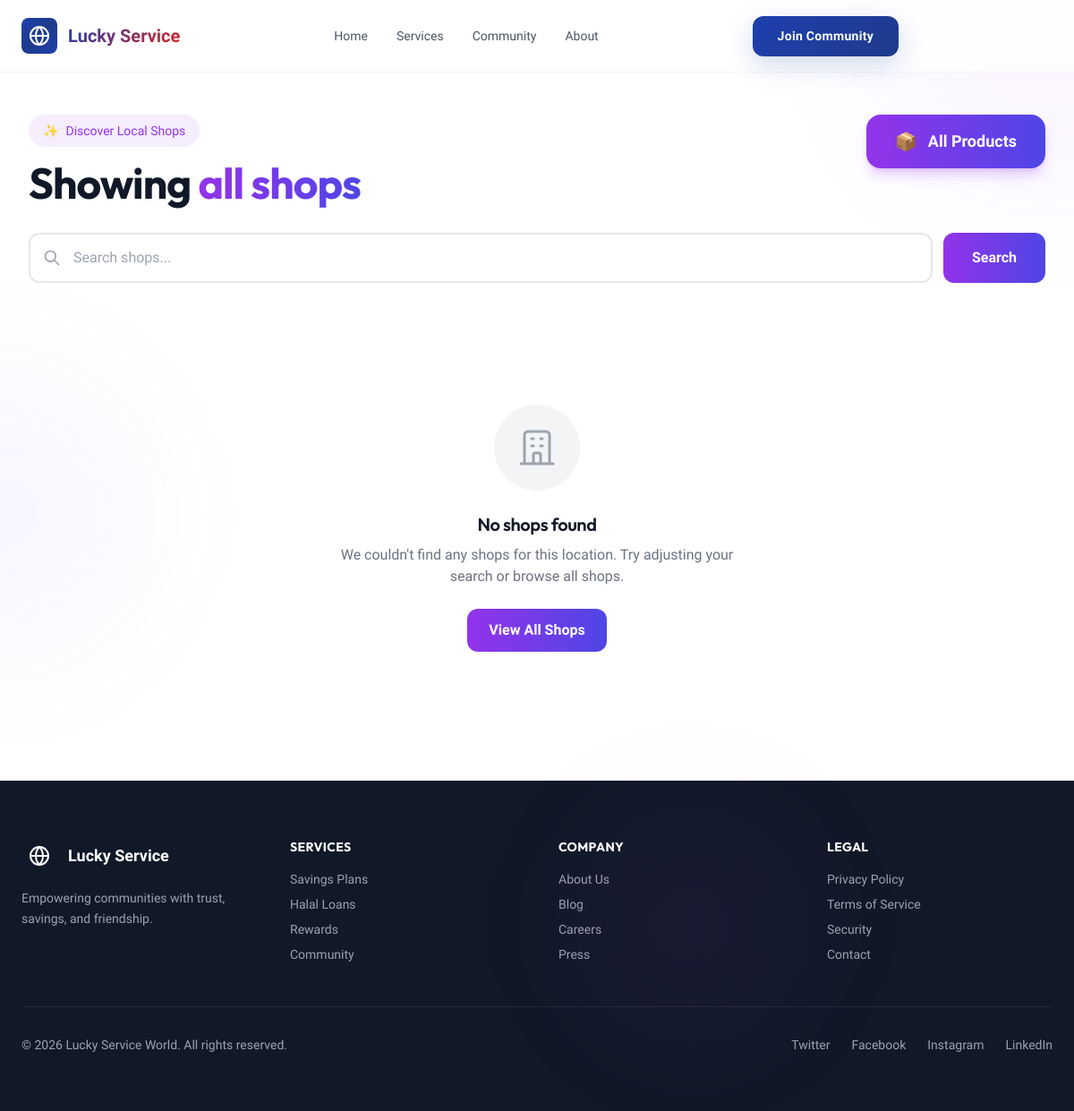
The page /shop on the database as committed earlier.
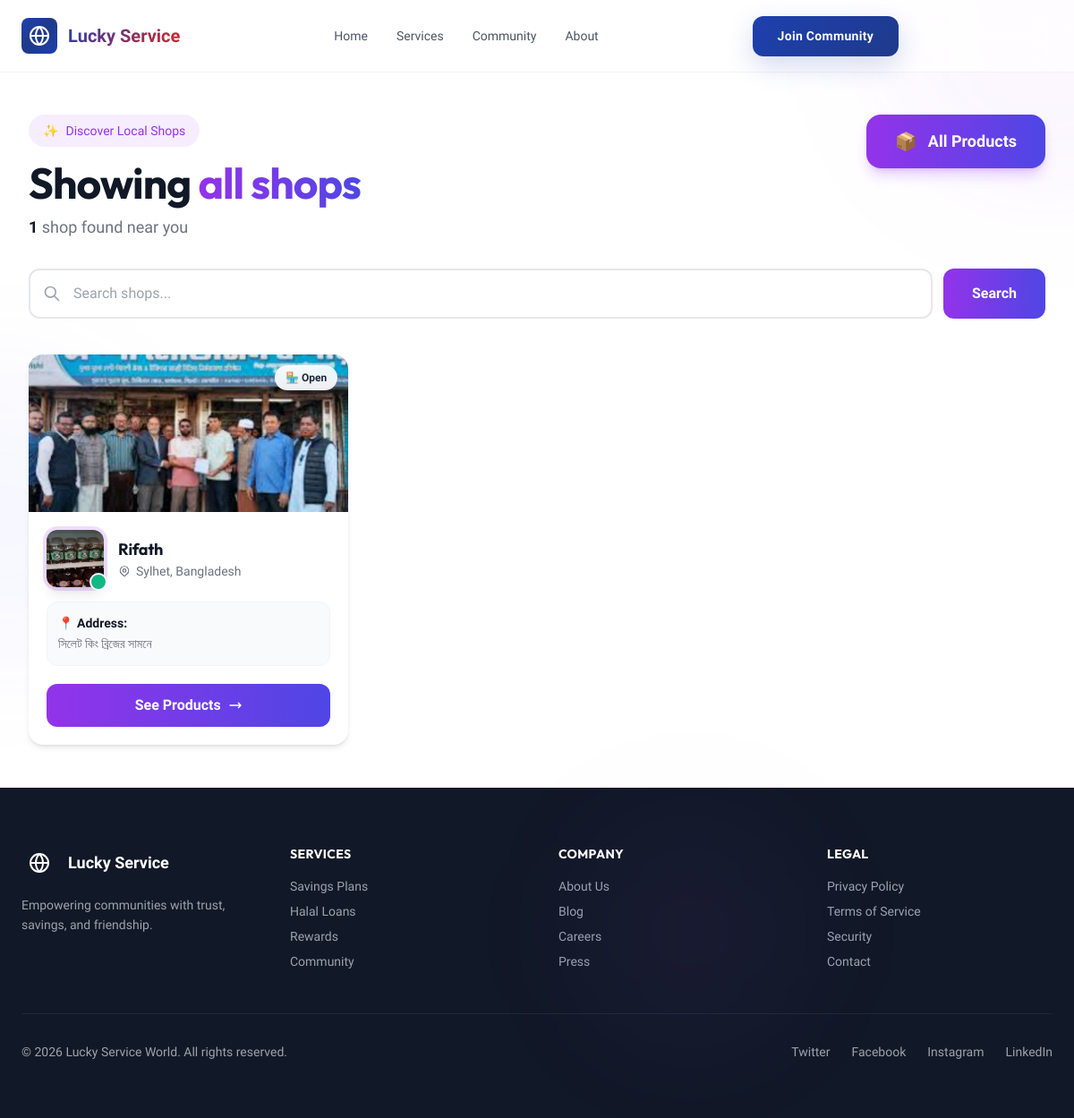
The same page on the database as committed later.
### base/models.py (models this page shows, shortened)
class BaseModel(models.Model):
    created_at = models.DateTimeField(auto_now_add=True)
    updated_at = models.DateTimeField(auto_now=True)
    is_active = models.BooleanField(default=True)
    class Meta:
        abstract = True
        ordering = ['-created_at']

class Shop(BaseModel):
    COUNTRY_CHOICES = [
        ('BD', 'Bangladesh'),
    ]
    DISTRICT_CHOICES = [
        ('Dhaka', 'Dhaka'),
        ('Chattogram', 'Chattogram'),
        ('Khulna', 'Khulna'),
        ('Rajshahi', 'Rajshahi'),
        ('Sylhet', 'Sylhet'),
        ('Barishal', 'Barishal'),
        ('Rangpur', 'Rangpur'),
    ]
    name = models.CharField(max_length=255)
    profile = models.ForeignKey(Profile, on_delete=models.CASCADE, null=True, blank=True)
    profile_pic = models.ImageField(
        upload_to='shops/profile_pics/',
        blank=True,
        null=True
    )
    shop_photo = models.ImageField(
        upload_to='shops/photos/',
        blank=True,
        null=True
    )
    country = models.CharField(
        max_length=5,
        choices=COUNTRY_CHOICES,
        default='BD'
    )
    district = models.CharField(
        max_length=50,
        choices=DISTRICT_CHOICES
    )
    location = models.CharField(
        max_length=255,
        help_text="Shop address / area"
    )
    google_map_link = models.URLField(
        blank=True,
        null=True
    )

### base/views.py (the view)
# urls.py: path('shop', shop),
def shop(request):
    country = request.GET.get('country')
    district = request.GET.get('district')
    shops = Shop.objects.all()
    if country:
        if country.lower() == 'bangladesh':
            shops = shops.filter(country='BD')
    if district:
        shops = shops.filter(district=district)
    context = {
        'shops': shops,
        'selected_country': country,
        'selected_district': district,
    }
    return render(request, 'shops.html', context)

### templates/shops.html (shortened to what the changed rows need)
{% extends 'landing.html' %}
{% block body %}
<div class="fixed inset-0 overflow-hidden pointer-events-none">
  <div class="absolute -top-40 -right-40 w-96 h-96 bg-purple-500/5 rounded-full blur-3xl"></div>
  <div class="absolute top-1/3 -left-40 w-80 h-80 bg-indigo-500/5 rounded-full blur-3xl"></div>
</div>
<main class="relative max-w-7xl mx-auto px-4 sm:px-6 lg:px-8 py-12">
  <div class="mb-10">
    <div class="flex flex-col lg:flex-row lg:items-start lg:justify-between gap-6 mb-8">
      <div class="flex-1">
        <div class="inline-flex items-center gap-2 px-4 py-2 rounded-full bg-purple-500/10 text-purple-600 text-sm font-medium mb-4">
          <span>✨</span>
          <span>Discover Local Shops</span>
        </div>
        <h1 class="text-3xl md:text-4xl lg:text-5xl font-bold text-gray-900 leading-tight">
          {% if selected_district %}
            Checkout all shops in
            <span class="bg-gradient-to-r from-purple-600 to-indigo-600 bg-clip-text text-transparent">
              {{ selected_district }}
            </span>, {{ selected_country|default:"Bangladesh" }}
          {% else %}
            Showing
            <span class="bg-gradient-to-r from-purple-600 to-indigo-600 bg-clip-text text-transparent">
            </span>
          {% endif %}
        </h1>
        {% if shops %}
          <p class="mt-3 text-gray-500 text-lg">
            <span class="font-semibold text-gray-900">{{ shops|length }}</span> shop{{ shops|length|pluralize }} found near you
          </p>
        {% endif %}
      </div>
    </div>
  </div>
  {% if shops %}
    <div class="grid grid-cols-1 md:grid-cols-2 lg:grid-cols-3 gap-6 lg:gap-8">
      {% for shop in shops %}
        <div class="group relative bg-white rounded-2xl overflow-hidden shadow-md hover:shadow-2xl hover:shadow-purple-500/10 transition-all duration-500 hover:-translate-y-2">
          <div class="relative h-44 overflow-hidden">
            {% if shop.shop_photo %}
              <img src="{{ shop.shop_photo.url }}" alt="{{ shop.name }}" class="w-full h-full object-cover transition-transform duration-700 group-hover:scale-110">
            {% endif %}
            <div class="absolute top-3 right-3 px-3 py-1.5 rounded-full bg-white/90 backdrop-blur-sm text-xs font-semibold text-gray-800 shadow-lg">
              🏪 Open
            </div>
          </div>
          <div class="p-5">
            <div class="flex items-center gap-4 mb-4">
              <div class="relative">
                <div class="w-16 h-16 rounded-xl overflow-hidden ring-4 ring-purple-500/20 group-hover:ring-purple-500/40 transition-all duration-300 shadow-lg">
                  {% if shop.profile_pic %}
                    <img src="{{ shop.profile_pic.url }}" alt="{{ shop.name }}" class="w-full h-full object-cover">
                  {% else %}
                    <div class="w-full h-full bg-gradient-to-br from-purple-500 to-indigo-600 flex items-center justify-center">
                      <span class="text-2xl font-bold text-white">{{ shop.name|slice:":1" }}</span>
                    </div>
                  {% endif %}
                </div>
                <div class="absolute -bottom-1 -right-1 w-5 h-5 bg-emerald-500 rounded-full border-2 border-white animate-pulse"></div>
              </div>
              <div class="flex-1 min-w-0">
                <h3 class="text-lg font-bold text-gray-900 truncate group-hover:text-purple-600 transition-colors duration-300">
                  {{ shop.name }}
                </h3>
                <div class="flex items-center gap-1.5 text-gray-500 text-sm">
                  <span class="truncate">{{ shop.district }}, Bangladesh</span>
                </div>
              </div>
            </div>
            <div class="mb-5 p-3 rounded-xl bg-gray-50 border border-gray-100">
              <p class="text-gray-700 text-sm leading-relaxed">
                <span class="font-semibold text-gray-900">📍 Address:</span>
                <br>
                <span class="text-gray-500">{{ shop.location }}</span>
              </p>
            </div>
            <a href="/viewshop/{{shop.id}}" class="w-full bg-gradient-to-r from-purple-600 to-indigo-600 text-white font-semibold py-3 px-4 rounded-xl transition-all duration-300 hover:opacity-90 hover:shadow-lg hover:shadow-purple-500/30 flex items-center justify-center gap-2 group/btn">
              <span>See Products</span>
              <svg class="w-4 h-4 transition-transform duration-300 group-hover/btn:translate-x-1" fill="none" stroke="currentColor" viewBox="0 0 24 24">
                <path stroke-linecap="round" stroke-linejoin="round" stroke-width="2" d="M17 8l4 4m0 0l-4 4m4-4H3"></path>
              </svg>
            </a>
          </div>
          <div class="absolute top-0 left-0 w-24 h-24 bg-gradient-to-br from-purple-500 to-indigo-600 opacity-5 rounded-br-full"></div>
        </div>
      {% endfor %}
    </div>
  {% else %}
    <div class="flex flex-col items-center justify-center py-24">
      <div class="w-24 h-24 rounded-full bg-gray-100 flex items-center justify-center mb-6">
        <svg class="w-12 h-12 text-gray-400" fill="none" stroke="currentColor" viewBox="0 0 24 24">
          <path stroke-linecap="round" stroke-linejoin="round" stroke-width="1.5" d="M19 21V5a2 2 0 00-2-2H7a2 2 0 00-2 2v16m14 0h2m-2 0h-5m-9 0H3m2 0h5M9 7h1m-1 4h1m4-4h1m-1 4h1m-5 10v-5a1 1 0 011-1h2a1 1 0 011 1v5m-4 0h4"></path>
        </svg>
      </div>
      <h3 class="text-xl font-semibold text-gray-900 mb-2">No shops found</h3>
      <p class="text-gray-500 text-center max-w-md">
        We couldn't find any shops for this location. Try adjusting your search or browse all shops.
      </p>
      <a href="?" class="mt-6 bg-gradient-to-r from-purple-600 to-indigo-600 text-white font-semibold py-3 px-6 rounded-xl transition-all duration-300 hover:opacity-90 hover:shadow-lg hover:shadow-purple-500/30">
        View All Shops
      </a>
    </div>
  {% endif %}
</main>
{% endblock %}

Rows that differ between the two databases and show on the page:
added Shop: shop_photo (picture), profile_pic (picture), name "Rifath", district "Sylhet", location "সিলেট কিং ব্রিজের সামনে"
Other text that changed with them:
{{ shops|length }}: (not shown) → "1"
text no longer shown: "No shops found We couldn't find any shops for this location. Try adjusting your search or browse all shops. View All Shops"
text now shown: "shop found near you"
